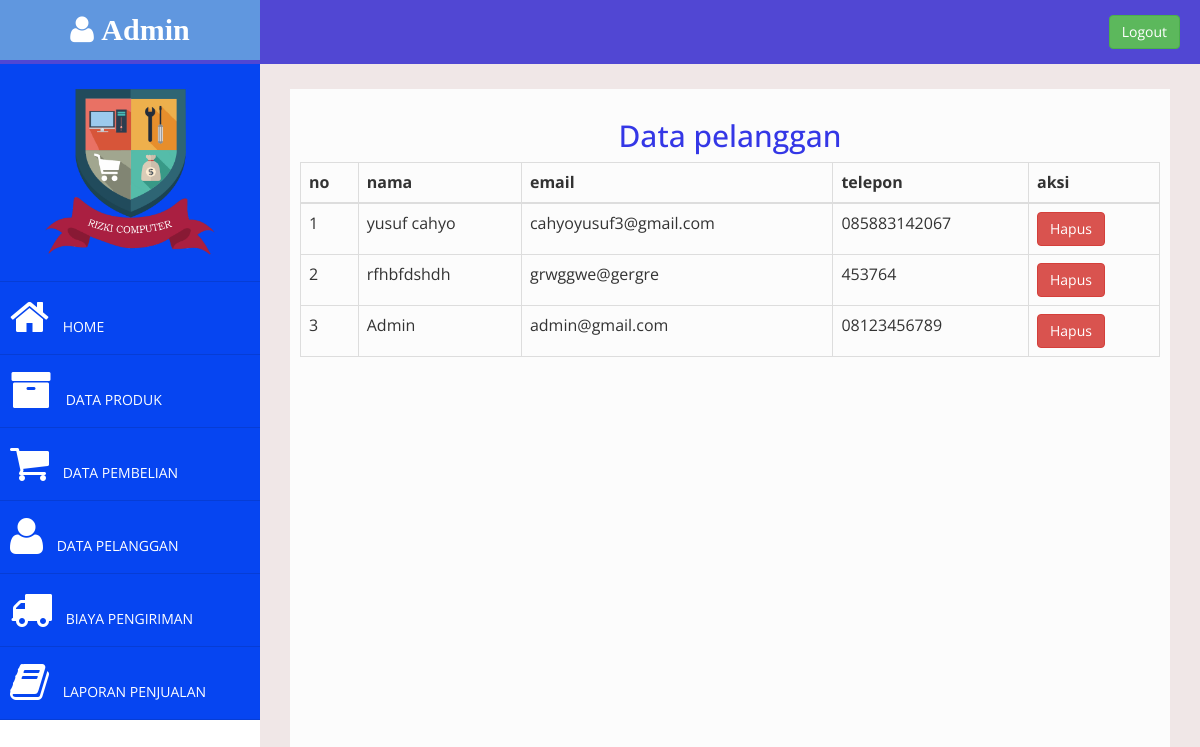
Screenshot of /Admin/index.php?halaman=pelanggan (signed in) with the database file from the repository.
### tables this page shows
CREATE TABLE `pelanggan` (
  `id_pelanggan` int(11) NOT NULL,
  `email_pelanggan` varchar(100) NOT NULL,
  `password_pelanggan` varchar(8) NOT NULL,
  `nama_pelanggan` varchar(50) NOT NULL,
  `telepon_pelanggan` varchar(13) NOT NULL,
  `alamat_pelanggan` varchar(100) NOT NULL
);

### Admin/pelanggan.php (the view)
<h2><center> Data pelanggan </center></h2>
<table class="table table-bordered">
	<thead>
		<tr>
			<th>no</th>
			<th>nama</th>
			<th>email</th>
			<th>telepon</th>
			<th>aksi</th>
		</tr>
	</thead>
	<tbody>
		<?php $nomor=1; ?>
		<?php $ambil=$koneksi->query("SELECT * FROM pelanggan"); ?>
		<?php while($pecah=$ambil->fetch_assoc()) { ?>
		<tr>
			<td><?php echo $nomor; ?></td>
			<td><?php echo $pecah['nama_pelanggan']; ?></td>
			<td><?php echo $pecah['email_pelanggan']; ?></td>
			<td><?php echo $pecah['telepon_pelanggan']; ?></td>
			<td>
				<a onclick="if(confirm('Apakah anda yakin ingin menghapus data ini ??')){ location.href='index.php?halaman=hapuspelanggan&id=<?php echo $pecah['id_pelanggan']; ?>' }" class="btn btn-danger">Hapus</a>
			</td>
		</tr>
		<?php $nomor++; ?>
		<?php } ?>
	</tbody>
</table>

### Admin/assets/css/custom.css (style rules this page uses)
body { font-family: 'Open Sans', sans-serif; }
h2 { color: rgb(52, 55, 230); }

### rows the page displays
pelanggan: nama_pelanggan "yusuf cahyo", email_pelanggan "cahyoyusuf3@gmail.com", telepon_pelanggan "085883142067"
pelanggan: nama_pelanggan "rfhbfdshdh", email_pelanggan "grwggwe@gergre", telepon_pelanggan "453764"
pelanggan: nama_pelanggan "Admin", email_pelanggan "admin@gmail.com", telepon_pelanggan "08123456789"
